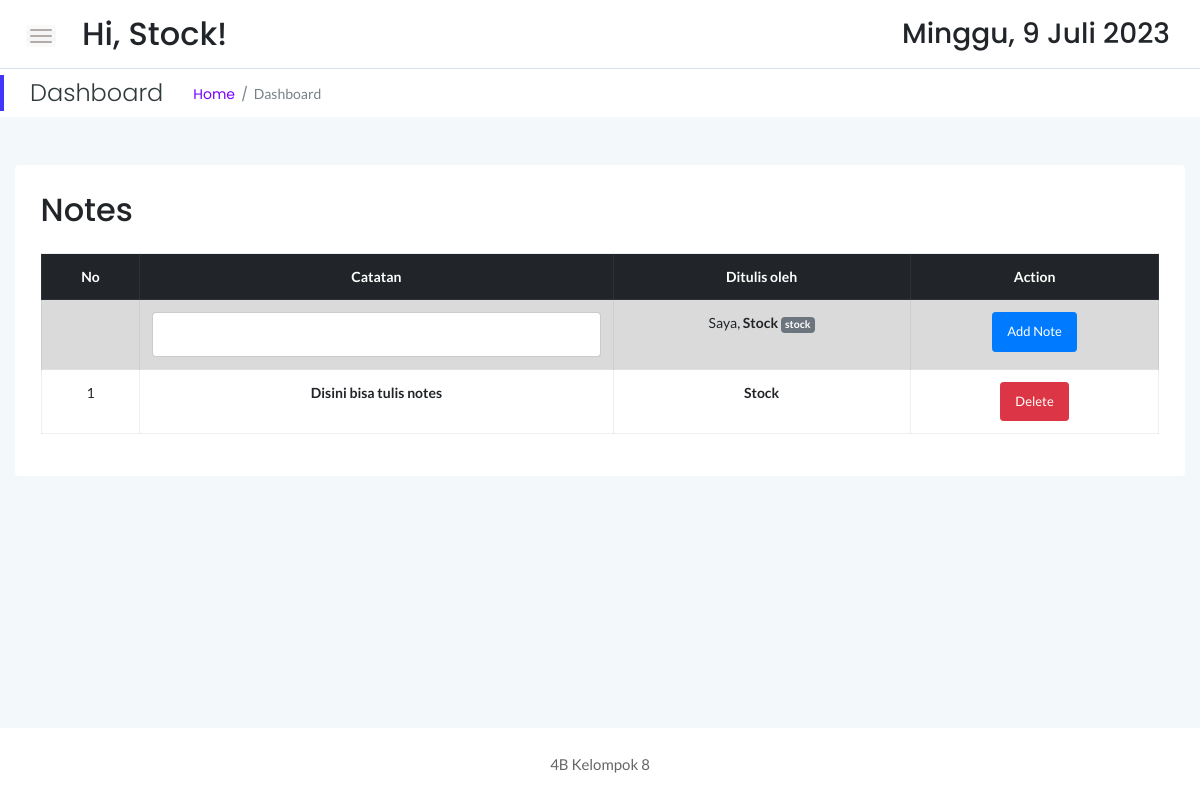
Page /stock (signed in) on the earlier database version.
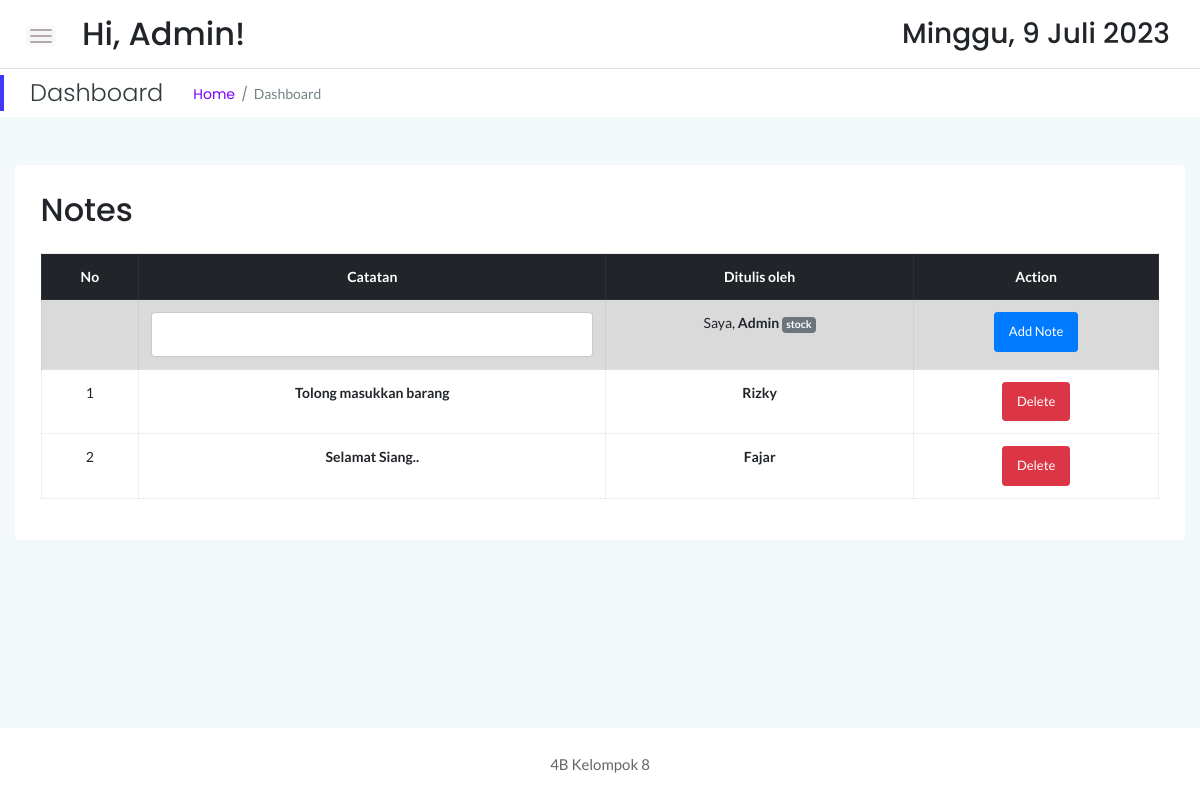
Same page on the later database version.
### tables this page shows
CREATE TABLE `notes` (
  `id` int(11) NOT NULL,
  `contents` text NOT NULL,
  `admin` varchar(20) NOT NULL,
  `status` varchar(8) NOT NULL DEFAULT 'aktif'
);

### stock/index.php (the view, shortened to what this page needs)
<!doctype html>
<html class="no-js" lang="en">
<?php
    include '../dbconnect.php';
	?>
<head>
    <link rel="stylesheet" href="assets/css/bootstrap.min.css">
    <link rel="stylesheet" href="assets/css/font-awesome.min.css">
    <link rel="stylesheet" href="assets/css/themify-icons.css">
    <link rel="stylesheet" href="assets/css/metisMenu.css">
    <link rel="stylesheet" href="assets/css/owl.carousel.min.css">
    <link rel="stylesheet" href="assets/css/slicknav.min.css">
    <link rel="stylesheet" href="https://www.amcharts.com/lib/3/plugins/export/export.css" type="text/css" media="all" />
    <link rel="stylesheet" href="assets/css/typography.css">
    <link rel="stylesheet" href="assets/css/default-css.css">
    <link rel="stylesheet" href="assets/css/styles.css">
    <link rel="stylesheet" href="assets/css/responsive.css">
</head>
<body>
    <div class="page-container">
        <div class="main-content">
            <div class="header-area">
                <div class="row align-items-center">
                    <div class="col-md-6 col-sm-8 clearfix">
                        <div class="nav-btn pull-left">
                            <span></span>
                            <span></span>
                            <span></span>
                        </div>
                        <div class="search-box pull-left">
                            <form action="#">
                                <h2>Hi, <?=$_SESSION['user'];?>!</h2>
                            </form>
                        </div>
                    </div>
                    <div class="col-md-6 col-sm-4 clearfix">
                        <ul class="notification-area pull-right">
                            <li><h3><div class="date">
						</b></div></h3>
						</li>
                        </ul>
                    </div>
                </div>
            </div>
            <div class="page-title-area">
                <div class="row align-items-center">
                    <div class="col-sm-6">
                        <div class="breadcrumbs-area clearfix">
                            <h4 class="page-title pull-left">Dashboard</h4>
                            <ul class="breadcrumbs pull-left">
                                <li><a href="index.php">Home</a></li>
                                <li><span>Dashboard</span></li>
                            </ul>
                        </div>
                    </div>
                    <div class="col-sm-6 clearfix">
                    </div>
                </div>
            </div>
            <div class="main-content-inner">
                <div class="row mt-5 mb-5">
                    <div class="col-12">
                        <div class="card">
                            <div class="card-body">
                                <div class="d-sm-flex justify-content-between align-items-center">
									<h2>Notes</h2>
                                </div>
                                <div class="market-status-table mt-4">
                                    <div class="table-responsive">
										 <table class="table table-bordered table-hover"><thead class="thead-dark">
										<tr>
										 <th><center> No </center></th>
										 <th><center> Catatan </center></th>
										 <th><center> Ditulis oleh </center></th>
										 <th><center> Action </center></th>
										</tr></thead>
										 <form method ='POST' action = 'notes.php'>
										 <tr class="table-active">
											<td><center><input type = 'hidden'/></center> </td>
											<td><center> <input type = 'text' class='form-control' name = 'konten' required /></center> </td>
											<td><center>Saya, <strong><?=$_SESSION['user'];?></strong> <span class="badge badge-secondary"><?=$_SESSION['role'];?></span></center> </td>
											<td><center><input type = 'submit' name = 'submit'  class='btn btn-primary btn-sm' value = 'Add Note'/></center></td>
										 </form>
										<?php
										$queri="Select * From notes where status='aktif' Order by id DESC" ;
										$hasil=MySQLi_query ($conn,$queri);
										$i = 1;
										while ($data = mysqli_fetch_array ($hasil)){
										 echo "  <form method ='POST' action = 'done.php'>
										  <tr>
										  <td><center>".$i."</center></td>
										  <td><strong><center>".$data['contents']."</center></strong></td>
										  <td><strong><center>".$data['admin']."</center></strong></td>
										  <td><center><input type = 'hidden' name = 'id' value = '".$data['id']."'> <input type='submit' name = 'submit'  class='btn btn-danger btn-sm' value = 'Delete' formaction='del.php' /></center></td>
										  </form></td>
										  </tr> </form>
										  ";
										 $i++;
										}
										?>
										</table>
                                    </div>
                                </div>
                            </div>
                        </div>
                    </div>
                </div>
            </div>
        </div>
        <footer>
            <div class="footer-area">
                <p>4B Kelompok 8</p>
            </div>
        </footer>
    </div>
</body>
</html>

Differences in the rows shown:
removed notes: contents "Disini bisa tulis notes", admin "Stock"
added notes: contents "Tolong masukkan barang", admin "Rizky"
added notes: contents "Selamat Siang..", admin "Fajar"
Other differences:
$_SESSION['user']: "Stock" → "Admin"
